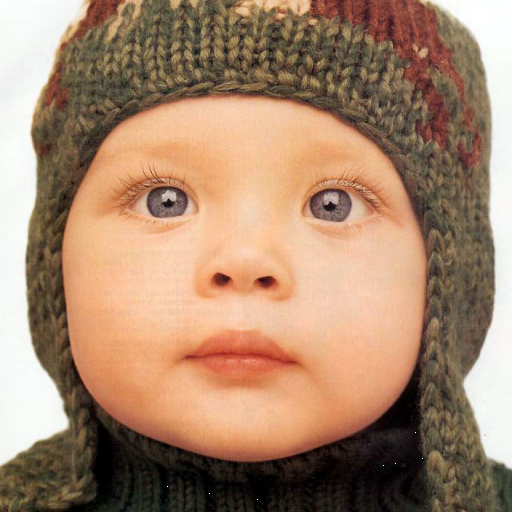
#> input picture Deformation/baby.png, 512 x 512 px
$ python deformation.py   (older library calls are emulated)
#> lines starting #> are read from the running program, lines starting #| are printed output that depends on the picture
'''
Created on May 6, 2019

@author: gsq
'''
import numpy as np
import argparse, os
from PIL import Image

#The dimension of space
dim = 2
#The order of the monomial drift
r = 1
#The number of monomials
M = 3
#monomials
def g(t):
    return 1, t[0], t[1]

# Radial basis function
def sigma(t, ti):
    L2norm2 = np.sum(np.square(t - ti))
    return L2norm2*np.log(np.sqrt(L2norm2) + 1e-10)
#     return np.sqrt(L2norm2)

def initialization(FLAGS):
    landmarks_o = np.asarray(FLAGS.landmarks_ref)
    landmarks_t = np.asarray(FLAGS.landmarks_img)

    # Linear equations
    SIG = np.zeros((landmarks_o.shape[0], landmarks_o.shape[0]))
    D = np.zeros((landmarks_o.shape[0], M))

    #Assign values for SIG
    for row in range(SIG.shape[0]):
        for column in range(SIG.shape[1]):
            SIG[row, column] = sigma(landmarks_o[row], landmarks_o[column])

    #Assign values for D
    for row in range(D.shape[0]):
        for column in range(D.shape[1]):
            D[row, column] = g(landmarks_o[row])[column]

    #Calculate the left matrix of the equations
    left_matr = np.zeros((SIG.shape[0] + D.shape[1], SIG.shape[1] + D.shape[1]))
    left_matr[0:SIG.shape[0], 0:SIG.shape[1]] = SIG
    left_matr[0:SIG.shape[0], SIG.shape[1]:SIG.shape[1] + D.shape[1]] = D
    left_matr[SIG.shape[0]:SIG.shape[0] + D.shape[1], 0:SIG.shape[1]] = np.transpose(D)

    #Calculate the right matrix of the equations
    U = np.zeros((SIG.shape[0] + D.shape[1], dim))
    U[0:landmarks_t.shape[0], :] = landmarks_t

    #Calculate the solution of the equations
    equ_coff = np.dot(np.linalg.inv(left_matr), U)


    return equ_coff

#Interpolated solution
def interpolation(dim, t, equ_coff, FLAGS):
    f = []
    landmarks_ref = np.asarray(FLAGS.landmarks_ref)
    shape = landmarks_ref.shape
    #Compute the coorinate of target
    for l in range(dim):
        ft = np.sum(equ_coff[shape[0]:shape[0]+M, l]*g(t))
        for j in range(shape[0]):
            ft += equ_coff[j, l]*sigma(t, landmarks_ref[j])
        ft = int(ft)
        f.append(ft)


    return f

def main(FLAGS):
    input_img = Image.open(FLAGS.input_img_dir)
#> input_img is the input picture: PIL image 512x512 RGBA; mean R, G, B, A 166.9, 134.2, 109.5, 255
    input_ref = Image.open(FLAGS.input_ref_dir)
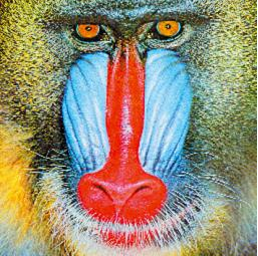
#> input picture Deformation/ape.png, 258 x 256 px
#> input_ref is the input picture: PIL image 258x256 RGBA; mean R, G, B, A 150.1, 141.1, 118.1, 255
    img_shape = np.asarray(np.asarray(input_img.size)*FLAGS.fac_def, dtype=np.int)
#> img_shape = [512, 512]
    ref_shape = np.asarray(np.asarray(input_ref.size)*FLAGS.fac_ref, dtype=np.int)
#> ref_shape = [258, 256]
    input_img = np.asarray(input_img.resize(img_shape))
    input_ref = np.asarray(input_ref.resize(ref_shape))
    img_shape = input_img.shape
#> img_shape = (512, 512, 4)
    ref_shape = input_ref.shape
#> ref_shape = (256, 258, 4)
    target_img = np.zeros(ref_shape, np.uint8)
    equ_coff = initialization(FLAGS)
    #Obtain the pixel value of target

    for row in range(ref_shape[0]):
        for column in range(ref_shape[1]):
            t = [row, column]
            f = interpolation(dim, t, equ_coff, FLAGS)
            if f[0] in range(img_shape[0]) and f[1] in range(img_shape[1]):
                target_img[t[0], t[1], :] = input_img[f[0], f[1], :]
                print(f)
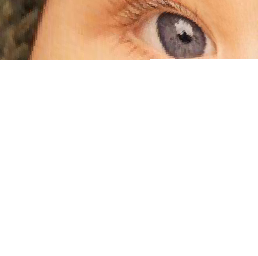
#> target_img: shape (256, 258, 4); mean R, G, B, A 44.2, 32.6, 24, 59.3; transparent parts drawn white

    target_img = Image.fromarray(target_img)
    if os.path.exists('target_img.png'):
        os.remove('target_img.png')
    target_img.save('target_img.png')
    return np.asarray(target_img, np.uint8)


if __name__ == '__main__':
#baby
    landmarks_img = '''[[207,128], [211,198], [214, 300], [211, 375], [276, 196], [174, 247],
                     [283, 293], [358, 181], [357, 203], [354, 239], [360, 281], [365, 300]]'''
    landmarks_ref = '''[[30, 131], [51, 216], [45, 288], [15, 365], [351, 149], [20, 248],
                     [356, 328], [368, 115], [403, 153], [439, 228], [416, 325], [368, 388]] '''
    parser = argparse.ArgumentParser()
    parser.add_argument('--input_img_dir',
                        type=str,
                        default = 'baby.png',
                        help='The dir of input image'
                        )
    parser.add_argument('--input_ref_dir',
                        type=str,
                        default = 'ape.png',
                        help='The dir of input reference'
                        )
    parser.add_argument('--landmarks_img',
                        type=str,
                        default = landmarks_img,
                        help='The landmarks of input image'
                        )
    parser.add_argument('--landmarks_ref',
                        type=str,
                        default = landmarks_ref,
                        help='The landmarks of input reference'
                        )
    parser.add_argument('--fac_def',
                        type=float,
                        default = 1.0,
                        help='The factor of input image'
                        )
    parser.add_argument('--fac_ref',
                        type=float,
                        default = 1.0,
                        help='The factor of input reference'
                        )
    FLAGS, _ = parser.parse_known_args()
    FLAGS.landmarks_img = eval(FLAGS.landmarks_img)
    FLAGS.landmarks_ref = eval(FLAGS.landmarks_ref)
    FLAGS.landmarks_img = np.asarray(FLAGS.landmarks_img, np.int)
    FLAGS.landmarks_ref = np.asarray(FLAGS.landmarks_ref, np.int)
#> (the run stopped early here; a loop or call above may not have finished)
